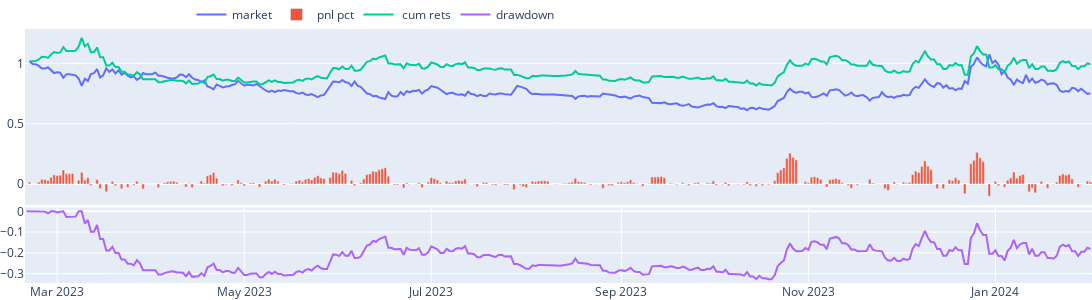
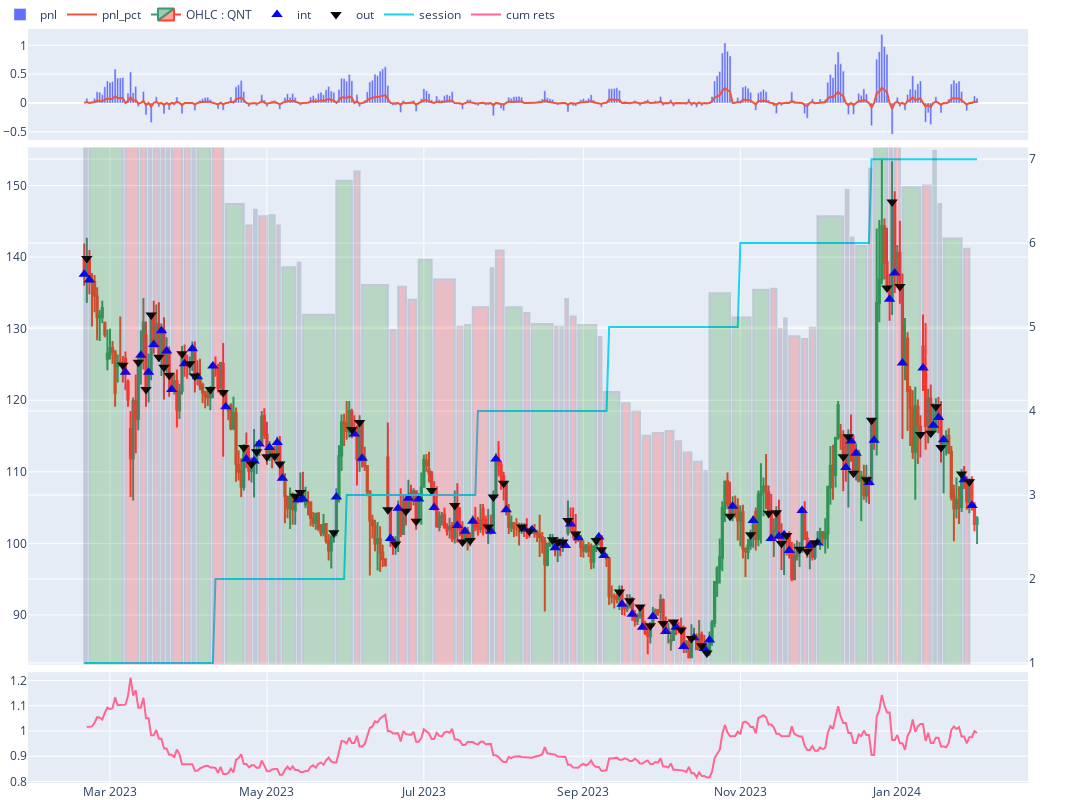

Source (notebook cell) for these figures, in order:
### Code cell
AGENT[0].view_report()

### Figure 1 — Plotly figure (JSON) as saved in the notebook; plotly's stock layout.template omitted (floating-point values rounded to 4 significant figures; data arrays with more than 128 entries replaced by an {"elided": "..."} marker saying what was removed)
{"data": [{"name": "market", "type": "scatter", "x": {"elided": "348 str values"}, "xaxis": "x", "y": {"elided": "348 float values"}, "yaxis": "y"}, {"name": "pnl pct", "type": "bar", "x": {"elided": "348 str values"}, "xaxis": "x", "y": {"elided": "348 float values"}, "yaxis": "y"}, {"name": " cum rets", "type": "scatter", "x": {"elided": "348 str values"}, "xaxis": "x", "y": {"elided": "348 float values"}, "yaxis": "y"}, {"name": "drawdown", "type": "scatter", "x": {"elided": "348 str values"}, "xaxis": "x2", "y": {"elided": "348 float values"}, "yaxis": "y2"}], "layout": {"height": 300, "legend": {"orientation": "h", "x": 0.5, "xanchor": "right", "y": 1, "yanchor": "bottom"}, "margin": {"b": 0, "l": 10, "r": 0, "t": 0}, "width": 1200, "xaxis": {"anchor": "y", "domain": [0, 1], "matches": "x2", "showticklabels": false}, "xaxis2": {"anchor": "y2", "domain": [0, 1]}, "yaxis": {"anchor": "x", "domain": [0.307, 1]}, "yaxis2": {"anchor": "x2", "domain": [0, 0.297]}}}

### Figure 2 — Plotly figure (JSON) as saved in the notebook; plotly's stock layout.template omitted (floating-point values rounded to 4 significant figures; data arrays with more than 128 entries replaced by an {"elided": "..."} marker saying what was removed)
{"data": [{"name": "pnl", "type": "bar", "x": {"elided": "348 str values"}, "xaxis": "x", "y": {"elided": "348 float values"}, "yaxis": "y"}, {"name": "pnl_pct", "type": "scatter", "x": {"elided": "348 str values"}, "xaxis": "x", "y": {"elided": "348 float values"}, "yaxis": "y"}, {"close": {"elided": "348 float values"}, "high": {"elided": "348 float values"}, "low": {"elided": "348 float values"}, "name": "OHLC : QNT", "open": {"elided": "348 float values"}, "type": "candlestick", "x": {"elided": "348 str values"}, "xaxis": "x2", "yaxis": "y3"}, {"marker": {"color": "blue", "size": 10, "symbol": 5}, "mode": "markers", "name": "int", "type": "scatter", "x": ["2023-02-19T00:00:00", "2023-02-21T00:00:00", "2023-03-07T00:00:00", "2023-03-13T00:00:00", "2023-03-16T00:00:00", "2023-03-18T00:00:00", "2023-03-21T00:00:00", "2023-03-23T00:00:00", "2023-03-25T00:00:00", "2023-03-30T00:00:00", "2023-04-02T00:00:00", "2023-04-04T00:00:00", "2023-04-10T00:00:00", "2023-04-15T00:00:00", "2023-04-23T00:00:00", "2023-04-26T00:00:00", "2023-04-28T00:00:00", "2023-05-02T00:00:00", "2023-05-05T00:00:00", "2023-05-07T00:00:00", "2023-05-13T00:00:00", "2023-05-15T00:00:00", "2023-05-28T00:00:00", "2023-06-04T00:00:00", "2023-06-07T00:00:00", "2023-06-18T00:00:00", "2023-06-21T00:00:00", "2023-06-25T00:00:00", "2023-06-29T00:00:00", "2023-07-05T00:00:00", "2023-07-14T00:00:00", "2023-07-17T00:00:00", "2023-07-20T00:00:00", "2023-07-27T00:00:00", "2023-07-29T00:00:00", "2023-08-02T00:00:00", "2023-08-09T00:00:00", "2023-08-12T00:00:00", "2023-08-21T00:00:00", "2023-08-23T00:00:00", "2023-08-25T00:00:00", "2023-08-27T00:00:00", "2023-08-30T00:00:00", "2023-09-07T00:00:00", "2023-09-09T00:00:00", "2023-09-16T00:00:00", "2023-09-20T00:00:00", "2023-09-24T00:00:00", "2023-09-28T00:00:00", "2023-10-03T00:00:00", "2023-10-07T00:00:00", "2023-10-10T00:00:00", "2023-10-14T00:00:00", "2023-10-18T00:00:00", "2023-10-20T00:00:00", "2023-10-29T00:00:00", "2023-11-06T00:00:00", "2023-11-13T00:00:00", "2023-11-16T00:00:00", "2023-11-18T00:00:00", "2023-11-20T00:00:00", "2023-11-25T00:00:00", "2023-11-28T00:00:00", "2023-12-01T00:00:00", "2023-12-12T00:00:00", "2023-12-14T00:00:00", "2023-12-16T00:00:00", "2023-12-21T00:00:00", "2023-12-23T00:00:00", "2023-12-29T00:00:00", "2023-12-31T00:00:00", "2024-01-03T00:00:00", "2024-01-11T00:00:00", "2024-01-15T00:00:00", "2024-01-17T00:00:00", "2024-01-19T00:00:00", "2024-01-27T00:00:00", "2024-01-30T00:00:00"], "xaxis": "x2", "y": [137.6, 136.8, 123.9, 126.3, 123.9, 127.8, 129.7, 126.9, 121.5, 125.1, 127.2, 123.3, 124.8, 119.1, 111.8, 111.5, 113.9, 113.4, 114.1, 109.1, 106.1, 106.2, 106.5, 115.3, 111.9, 100.7, 104.9, 106.3, 106.2, 105, 102.5, 101.7, 103.1, 101.7, 111.8, 104.7, 102, 101.9, 99.4, 100, 99.7, 102.7, 100.8, 100.9, 98.3, 91.5, 90.1, 88.3, 89.8, 87.7, 88.3, 85.6, 86.8, 85.3, 86.5, 105.2, 103.2, 100.7, 101, 101.2, 99, 104.6, 99.7, 100.1, 110.6, 114.3, 112.6, 108.5, 114.4, 134.1, 137.8, 125.2, 124.5, 116.5, 117.6, 114.5, 108.9, 105.3], "yaxis": "y3"}, {"marker": {"color": "black", "size": 10, "symbol": 6}, "mode": "markers", "name": "out", "type": "scatter", "x": ["2023-02-20T00:00:00", "2023-03-06T00:00:00", "2023-03-12T00:00:00", "2023-03-15T00:00:00", "2023-03-17T00:00:00", "2023-03-20T00:00:00", "2023-03-22T00:00:00", "2023-03-24T00:00:00", "2023-03-29T00:00:00", "2023-04-01T00:00:00", "2023-04-03T00:00:00", "2023-04-09T00:00:00", "2023-04-14T00:00:00", "2023-04-22T00:00:00", "2023-04-25T00:00:00", "2023-04-27T00:00:00", "2023-05-01T00:00:00", "2023-05-04T00:00:00", "2023-05-06T00:00:00", "2023-05-12T00:00:00", "2023-05-14T00:00:00", "2023-05-27T00:00:00", "2023-06-03T00:00:00", "2023-06-06T00:00:00", "2023-06-17T00:00:00", "2023-06-20T00:00:00", "2023-06-24T00:00:00", "2023-06-28T00:00:00", "2023-07-04T00:00:00", "2023-07-13T00:00:00", "2023-07-16T00:00:00", "2023-07-19T00:00:00", "2023-07-26T00:00:00", "2023-07-28T00:00:00", "2023-08-01T00:00:00", "2023-08-08T00:00:00", "2023-08-11T00:00:00", "2023-08-20T00:00:00", "2023-08-22T00:00:00", "2023-08-24T00:00:00", "2023-08-26T00:00:00", "2023-08-29T00:00:00", "2023-09-06T00:00:00", "2023-09-08T00:00:00", "2023-09-15T00:00:00", "2023-09-19T00:00:00", "2023-09-23T00:00:00", "2023-09-27T00:00:00", "2023-10-02T00:00:00", "2023-10-06T00:00:00", "2023-10-09T00:00:00", "2023-10-13T00:00:00", "2023-10-17T00:00:00", "2023-10-19T00:00:00", "2023-10-28T00:00:00", "2023-11-05T00:00:00", "2023-11-12T00:00:00", "2023-11-15T00:00:00", "2023-11-17T00:00:00", "2023-11-19T00:00:00", "2023-11-24T00:00:00", "2023-11-27T00:00:00", "2023-11-30T00:00:00", "2023-12-11T00:00:00", "2023-12-13T00:00:00", "2023-12-15T00:00:00", "2023-12-20T00:00:00", "2023-12-22T00:00:00", "2023-12-28T00:00:00", "2023-12-30T00:00:00", "2024-01-02T00:00:00", "2024-01-10T00:00:00", "2024-01-14T00:00:00", "2024-01-16T00:00:00", "2024-01-18T00:00:00", "2024-01-26T00:00:00", "2024-01-29T00:00:00"], "xaxis": "x2", "y": [139.8, 124.9, 125.3, 121.5, 131.9, 126, 124.6, 123.5, 126.5, 125.1, 123.4, 121.5, 121.1, 113.4, 111.1, 112.8, 112.1, 112.2, 111.1, 106.6, 107.1, 101.5, 115.9, 116.9, 104.7, 99.9, 104.5, 103.1, 107.4, 105.3, 100.2, 100.4, 102.3, 106.5, 108.4, 102.3, 101.7, 100.5, 100.2, 100.2, 103.2, 101.3, 100.4, 99.1, 93.2, 92, 91.1, 88.5, 88.8, 89, 87.9, 86.7, 85.7, 84.7, 103.8, 101.2, 104.2, 104.3, 100, 101.1, 99.2, 98.9, 100.1, 112.1, 114.9, 109.8, 108.9, 117.2, 135.7, 147.7, 135.9, 115.2, 115.4, 119.1, 113.4, 109.7, 108.6], "yaxis": "y3"}, {"name": "session", "type": "scatter", "x": {"elided": "348 str values"}, "xaxis": "x2", "y": {"elided": "348 int values"}, "yaxis": "y4"}, {"name": "cum rets", "type": "scatter", "x": {"elided": "348 str values"}, "xaxis": "x3", "y": {"elided": "348 float values"}, "yaxis": "y5"}], "layout": {"height": 800, "legend": {"orientation": "h", "x": 0.5, "xanchor": "right", "y": 1, "yanchor": "bottom"}, "margin": {"b": 0, "l": 10, "r": 0, "t": 0}, "shapes": [{"fillcolor": "green", "opacity": 0.2, "x0": "2023-02-19T00:00:00", "x1": "2023-02-20T00:00:00", "xref": "x2", "y0": 68.8, "y1": 181.7, "yref": "y3"}, {"fillcolor": "green", "opacity": 0.2, "x0": "2023-02-21T00:00:00", "x1": "2023-03-06T00:00:00", "xref": "x2", "y0": 68.4, "y1": 162.4, "yref": "y3"}, {"fillcolor": "red", "opacity": 0.2, "x0": "2023-03-07T00:00:00", "x1": "2023-03-12T00:00:00", "xref": "x2", "y0": 61.95, "y1": 162.9, "yref": "y3"}, {"fillcolor": "red", "opacity": 0.2, "x0": "2023-03-13T00:00:00", "x1": "2023-03-15T00:00:00", "xref": "x2", "y0": 63.15, "y1": 158.0, "yref": "y3"}, {"fillcolor": "red", "opacity": 0.2, "x0": "2023-03-16T00:00:00", "x1": "2023-03-17T00:00:00", "xref": "x2", "y0": 61.95, "y1": 171.5, "yref": "y3"}, {"fillcolor": "red", "opacity": 0.2, "x0": "2023-03-18T00:00:00", "x1": "2023-03-20T00:00:00", "xref": "x2", "y0": 63.9, "y1": 163.8, "yref": "y3"}, {"fillcolor": "red", "opacity": 0.2, "x0": "2023-03-21T00:00:00", "x1": "2023-03-22T00:00:00", "xref": "x2", "y0": 64.85, "y1": 162.0, "yref": "y3"}, {"fillcolor": "red", "opacity": 0.2, "x0": "2023-03-23T00:00:00", "x1": "2023-03-24T00:00:00", "xref": "x2", "y0": 63.45, "y1": 160.6, "yref": "y3"}, {"fillcolor": "red", "opacity": 0.2, "x0": "2023-03-25T00:00:00", "x1": "2023-03-29T00:00:00", "xref": "x2", "y0": 60.75, "y1": 164.5, "yref": "y3"}, {"fillcolor": "red", "opacity": 0.2, "x0": "2023-03-30T00:00:00", "x1": "2023-04-01T00:00:00", "xref": "x2", "y0": 62.55, "y1": 162.6, "yref": "y3"}, {"fillcolor": "red", "opacity": 0.2, "x0": "2023-04-02T00:00:00", "x1": "2023-04-03T00:00:00", "xref": "x2", "y0": 63.6, "y1": 160.4, "yref": "y3"}, {"fillcolor": "green", "opacity": 0.2, "x0": "2023-04-04T00:00:00", "x1": "2023-04-09T00:00:00", "xref": "x2", "y0": 61.65, "y1": 158.0, "yref": "y3"}, {"fillcolor": "red", "opacity": 0.2, "x0": "2023-04-10T00:00:00", "x1": "2023-04-14T00:00:00", "xref": "x2", "y0": 62.4, "y1": 157.4, "yref": "y3"}, {"fillcolor": "green", "opacity": 0.2, "x0": "2023-04-15T00:00:00", "x1": "2023-04-22T00:00:00", "xref": "x2", "y0": 59.55, "y1": 147.4, "yref": "y3"}, {"fillcolor": "red", "opacity": 0.2, "x0": "2023-04-23T00:00:00", "x1": "2023-04-25T00:00:00", "xref": "x2", "y0": 55.9, "y1": 144.4, "yref": "y3"}, {"fillcolor": "red", "opacity": 0.2, "x0": "2023-04-26T00:00:00", "x1": "2023-04-27T00:00:00", "xref": "x2", "y0": 55.75, "y1": 146.6, "yref": "y3"}, {"fillcolor": "red", "opacity": 0.2, "x0": "2023-04-28T00:00:00", "x1": "2023-05-01T00:00:00", "xref": "x2", "y0": 56.95, "y1": 145.7, "yref": "y3"}, {"fillcolor": "green", "opacity": 0.2, "x0": "2023-05-02T00:00:00", "x1": "2023-05-04T00:00:00", "xref": "x2", "y0": 56.7, "y1": 145.9, "yref": "y3"}, {"fillcolor": "red", "opacity": 0.2, "x0": "2023-05-05T00:00:00", "x1": "2023-05-06T00:00:00", "xref": "x2", "y0": 57.05, "y1": 144.4, "yref": "y3"}, {"fillcolor": "green", "opacity": 0.2, "x0": "2023-05-07T00:00:00", "x1": "2023-05-12T00:00:00", "xref": "x2", "y0": 54.55, "y1": 138.6, "yref": "y3"}, {"fillcolor": "red", "opacity": 0.2, "x0": "2023-05-13T00:00:00", "x1": "2023-05-14T00:00:00", "xref": "x2", "y0": 53.05, "y1": 139.2, "yref": "y3"}, {"fillcolor": "green", "opacity": 0.2, "x0": "2023-05-15T00:00:00", "x1": "2023-05-27T00:00:00", "xref": "x2", "y0": 53.1, "y1": 132.0, "yref": "y3"}, {"fillcolor": "green", "opacity": 0.2, "x0": "2023-05-28T00:00:00", "x1": "2023-06-03T00:00:00", "xref": "x2", "y0": 53.25, "y1": 150.7, "yref": "y3"}, {"fillcolor": "red", "opacity": 0.2, "x0": "2023-06-04T00:00:00", "x1": "2023-06-06T00:00:00", "xref": "x2", "y0": 57.65, "y1": 152.0, "yref": "y3"}, {"fillcolor": "green", "opacity": 0.2, "x0": "2023-06-07T00:00:00", "x1": "2023-06-17T00:00:00", "xref": "x2", "y0": 55.95, "y1": 136.1, "yref": "y3"}, {"fillcolor": "red", "opacity": 0.2, "x0": "2023-06-18T00:00:00", "x1": "2023-06-20T00:00:00", "xref": "x2", "y0": 50.35, "y1": 129.9, "yref": "y3"}, {"fillcolor": "red", "opacity": 0.2, "x0": "2023-06-21T00:00:00", "x1": "2023-06-24T00:00:00", "xref": "x2", "y0": 52.45, "y1": 135.8, "yref": "y3"}, {"fillcolor": "red", "opacity": 0.2, "x0": "2023-06-25T00:00:00", "x1": "2023-06-28T00:00:00", "xref": "x2", "y0": 53.15, "y1": 134.0, "yref": "y3"}, {"fillcolor": "green", "opacity": 0.2, "x0": "2023-06-29T00:00:00", "x1": "2023-07-04T00:00:00", "xref": "x2", "y0": 53.1, "y1": 139.6, "yref": "y3"}, {"fillcolor": "red", "opacity": 0.2, "x0": "2023-07-05T00:00:00", "x1": "2023-07-13T00:00:00", "xref": "x2", "y0": 52.5, "y1": 136.9, "yref": "y3"}, {"fillcolor": "red", "opacity": 0.2, "x0": "2023-07-14T00:00:00", "x1": "2023-07-16T00:00:00", "xref": "x2", "y0": 51.25, "y1": 130.3, "yref": "y3"}, {"fillcolor": "green", "opacity": 0.2, "x0": "2023-07-17T00:00:00", "x1": "2023-07-19T00:00:00", "xref": "x2", "y0": 50.85, "y1": 130.5, "yref": "y3"}, {"fillcolor": "red", "opacity": 0.2, "x0": "2023-07-20T00:00:00", "x1": "2023-07-26T00:00:00", "xref": "x2", "y0": 51.55, "y1": 133.0, "yref": "y3"}, {"fillcolor": "red", "opacity": 0.2, "x0": "2023-07-27T00:00:00", "x1": "2023-07-28T00:00:00", "xref": "x2", "y0": 50.85, "y1": 138.5, "yref": "y3"}, {"fillcolor": "red", "opacity": 0.2, "x0": "2023-07-29T00:00:00", "x1": "2023-08-01T00:00:00", "xref": "x2", "y0": 55.9, "y1": 140.9, "yref": "y3"}, {"fillcolor": "green", "opacity": 0.2, "x0": "2023-08-02T00:00:00", "x1": "2023-08-08T00:00:00", "xref": "x2", "y0": 52.35, "y1": 133.0, "yref": "y3"}, {"fillcolor": "red", "opacity": 0.2, "x0": "2023-08-09T00:00:00", "x1": "2023-08-11T00:00:00", "xref": "x2", "y0": 51, "y1": 132.2, "yref": "y3"}, {"fillcolor": "green", "opacity": 0.2, "x0": "2023-08-12T00:00:00", "x1": "2023-08-20T00:00:00", "xref": "x2", "y0": 50.95, "y1": 130.7, "yref": "y3"}, {"fillcolor": "red", "opacity": 0.2, "x0": "2023-08-21T00:00:00", "x1": "2023-08-22T00:00:00", "xref": "x2", "y0": 49.7, "y1": 130.3, "yref": "y3"}, {"fillcolor": "red", "opacity": 0.2, "x0": "2023-08-23T00:00:00", "x1": "2023-08-24T00:00:00", "xref": "x2", "y0": 50, "y1": 130.3, "yref": "y3"}, {"fillcolor": "red", "opacity": 0.2, "x0": "2023-08-25T00:00:00", "x1": "2023-08-26T00:00:00", "xref": "x2", "y0": 49.85, "y1": 134.2, "yref": "y3"}, {"fillcolor": "red", "opacity": 0.2, "x0": "2023-08-27T00:00:00", "x1": "2023-08-29T00:00:00", "xref": "x2", "y0": 51.35, "y1": 131.7, "yref": "y3"}, {"fillcolor": "green", "opacity": 0.2, "x0": "2023-08-30T00:00:00", "x1": "2023-09-06T00:00:00", "xref": "x2", "y0": 50.4, "y1": 130.5, "yref": "y3"}, {"fillcolor": "red", "opacity": 0.2, "x0": "2023-09-07T00:00:00", "x1": "2023-09-08T00:00:00", "xref": "x2", "y0": 50.45, "y1": 128.8, "yref": "y3"}, {"fillcolor": "green", "opacity": 0.2, "x0": "2023-09-09T00:00:00", "x1": "2023-09-15T00:00:00", "xref": "x2", "y0": 49.15, "y1": 121.2, "yref": "y3"}, {"fillcolor": "red", "opacity": 0.2, "x0": "2023-09-16T00:00:00", "x1": "2023-09-19T00:00:00", "xref": "x2", "y0": 45.75, "y1": 119.6, "yref": "y3"}, {"fillcolor": "red", "opacity": 0.2, "x0": "2023-09-20T00:00:00", "x1": "2023-09-23T00:00:00", "xref": "x2", "y0": 45.05, "y1": 118.4, "yref": "y3"}, {"fillcolor": "red", "opacity": 0.2, "x0": "2023-09-24T00:00:00", "x1": "2023-09-27T00:00:00", "xref": "x2", "y0": 44.15, "y1": 115.0, "yref": "y3"}, {"fillcolor": "red", "opacity": 0.2, "x0": "2023-09-28T00:00:00", "x1": "2023-10-02T00:00:00", "xref": "x2", "y0": 44.9, "y1": 115.4, "yref": "y3"}, {"fillcolor": "red", "opacity": 0.2, "x0": "2023-10-03T00:00:00", "x1": "2023-10-06T00:00:00", "xref": "x2", "y0": 43.85, "y1": 115.7, "yref": "y3"}, {"fillcolor": "red", "opacity": 0.2, "x0": "2023-10-07T00:00:00", "x1": "2023-10-09T00:00:00", "xref": "x2", "y0": 44.15, "y1": 114.3, "yref": "y3"}, {"fillcolor": "red", "opacity": 0.2, "x0": "2023-10-10T00:00:00", "x1": "2023-10-13T00:00:00", "xref": "x2", "y0": 42.8, "y1": 112.7, "yref": "y3"}, {"fillcolor": "red", "opacity": 0.2, "x0": "2023-10-14T00:00:00", "x1": "2023-10-17T00:00:00", "xref": "x2", "y0": 43.4, "y1": 111.4, "yref": "y3"}, {"fillcolor": "red", "opacity": 0.2, "x0": "2023-10-18T00:00:00", "x1": "2023-10-19T00:00:00", "xref": "x2", "y0": 42.65, "y1": 110.1, "yref": "y3"}, {"fillcolor": "green", "opacity": 0.2, "x0": "2023-10-20T00:00:00", "x1": "2023-10-28T00:00:00", "xref": "x2", "y0": 43.25, "y1": 134.9, "yref": "y3"}, {"fillcolor": "green", "opacity": 0.2, "x0": "2023-10-29T00:00:00", "x1": "2023-11-05T00:00:00", "xref": "x2", "y0": 52.6, "y1": 131.6, "yref": "y3"}, {"fillcolor": "green", "opacity": 0.2, "x0": "2023-11-06T00:00:00", "x1": "2023-11-12T00:00:00", "xref": "x2", "y0": 51.6, "y1": 135.5, "yref": "y3"}, {"fillcolor": "red", "opacity": 0.2, "x0": "2023-11-13T00:00:00", "x1": "2023-11-15T00:00:00", "xref": "x2", "y0": 50.35, "y1": 135.6, "yref": "y3"}, {"fillcolor": "red", "opacity": 0.2, "x0": "2023-11-16T00:00:00", "x1": "2023-11-17T00:00:00", "xref": "x2", "y0": 50.5, "y1": 130, "yref": "y3"}, {"fillcolor": "green", "opacity": 0.2, "x0": "2023-11-18T00:00:00", "x1": "2023-11-19T00:00:00", "xref": "x2", "y0": 50.6, "y1": 131.4, "yref": "y3"}, {"fillcolor": "red", "opacity": 0.2, "x0": "2023-11-20T00:00:00", "x1": "2023-11-24T00:00:00", "xref": "x2", "y0": 49.5, "y1": 129.0, "yref": "y3"}, {"fillcolor": "red", "opacity": 0.2, "x0": "2023-11-25T00:00:00", "x1": "2023-11-27T00:00:00", "xref": "x2", "y0": 52.3, "y1": 128.6, "yref": "y3"}, {"fillcolor": "red", "opacity": 0.2, "x0": "2023-11-28T00:00:00", "x1": "2023-11-30T00:00:00", "xref": "x2", "y0": 49.85, "y1": 130.1, "yref": "y3"}, {"fillcolor": "green", "opacity": 0.2, "x0": "2023-12-01T00:00:00", "x1": "2023-12-11T00:00:00", "xref": "x2", "y0": 50.05, "y1": 145.7, "yref": "y3"}, {"fillcolor": "red", "opacity": 0.2, "x0": "2023-12-12T00:00:00", "x1": "2023-12-13T00:00:00", "xref": "x2", "y0": 55.3, "y1": 149.4, "yref": "y3"}, {"fillcolor": "red", "opacity": 0.2, "x0": "2023-12-14T00:00:00", "x1": "2023-12-15T00:00:00", "xref": "x2", "y0": 57.15, "y1": 142.7, "yref": "y3"}, {"fillcolor": "green", "opacity": 0.2, "x0": "2023-12-16T00:00:00", "x1": "2023-12-20T00:00:00", "xref": "x2", "y0": 56.3, "y1": 141.6, "yref": "y3"}, {"fillcolor": "red", "opacity": 0.2, "x0": "2023-12-21T00:00:00", "x1": "2023-12-22T00:00:00", "xref": "x2", "y0": 54.25, "y1": 152.4, "yref": "y3"}, {"fillcolor": "green", "opacity": 0.2, "x0": "2023-12-23T00:00:00", "x1": "2023-12-28T00:00:00", "xref": "x2", "y0": 57.2, "y1": 176.4, "yref": "y3"}, {"fillcolor": "red", "opacity": 0.2, "x0": "2023-12-29T00:00:00", "x1": "2023-12-30T00:00:00", "xref": "x2", "y0": 67.05, "y1": 192.0, "yref": "y3"}, {"fillcolor": "red", "opacity": 0.2, "x0": "2023-12-31T00:00:00", "x1": "2024-01-02T00:00:00", "xref": "x2", "y0": 68.9, "y1": 176.7, "yref": "y3"}, {"fillcolor": "green", "opacity": 0.2, "x0": "2024-01-03T00:00:00", "x1": "2024-01-10T00:00:00", "xref": "x2", "y0": 62.6, "y1": 149.8, "yref": "y3"}, {"fillcolor": "red", "opacity": 0.2, "x0": "2024-01-11T00:00:00", "x1": "2024-01-14T00:00:00", "xref": "x2", "y0": 62.25, "y1": 150.0, "yref": "y3"}, {"fillcolor": "green", "opacity": 0.2, "x0": "2024-01-15T00:00:00", "x1": "2024-01-16T00:00:00", "xref": "x2", "y0": 58.25, "y1": 154.8, "yref": "y3"}, {"fillcolor": "red", "opacity": 0.2, "x0": "2024-01-17T00:00:00", "x1": "2024-01-18T00:00:00", "xref": "x2", "y0": 58.8, "y1": 147.4, "yref": "y3"}, {"fillcolor": "green", "opacity": 0.2, "x0": "2024-01-19T00:00:00", "x1": "2024-01-26T00:00:00", "xref": "x2", "y0": 57.25, "y1": 142.6, "yref": "y3"}, {"fillcolor": "red", "opacity": 0.2, "x0": "2024-01-27T00:00:00", "x1": "2024-01-29T00:00:00", "xref": "x2", "y0": 54.45, "y1": 141.2, "yref": "y3"}], "width": 1200, "xaxis": {"anchor": "y", "domain": [0, 0.94], "matches": "x3", "rangeslider": {"visible": false}, "showticklabels": false}, "xaxis2": {"anchor": "y3", "domain": [0, 0.94], "matches": "x3", "rangeslider": {"visible": false}, "showticklabels": false}, "xaxis3": {"anchor": "y5", "domain": [0, 0.94], "rangeslider": {"visible": false}}, "yaxis": {"anchor": "x", "domain": [0.853, 1]}, "yaxis2": {"anchor": "x", "overlaying": "y", "side": "right"}, "yaxis3": {"anchor": "x2", "domain": [0.157, 0.843], "range": [83.06, 155.3]}, "yaxis4": {"anchor": "x2", "overlaying": "y3", "range": [0.98, 7.14], "side": "right"}, "yaxis5": {"anchor": "x3", "domain": [0, 0.147]}, "yaxis6": {"anchor": "x3", "overlaying": "y5", "side": "right"}}}
